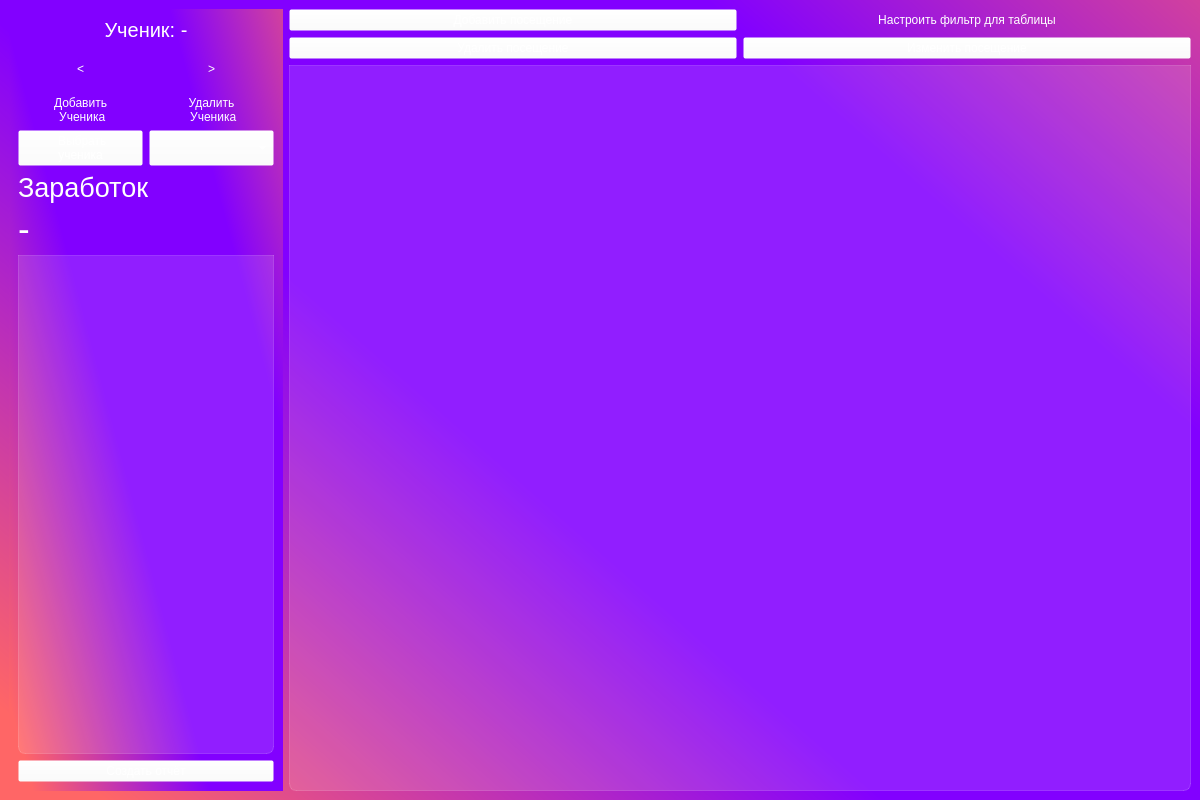
<?xml version="1.0" encoding="UTF-8"?>
<ui version="4.0">
 <class>MainWindow</class>
 <widget class="QMainWindow" name="MainWindow">
  <property name="geometry">
   <rect>
    <x>0</x>
    <y>0</y>
    <width>1200</width>
    <height>800</height>
   </rect>
  </property>
  <property name="sizePolicy">
   <sizepolicy hsizetype="Expanding" vsizetype="Expanding">
    <horstretch>0</horstretch>
    <verstretch>0</verstretch>
   </sizepolicy>
  </property>
  <property name="minimumSize">
   <size>
    <width>1200</width>
    <height>800</height>
   </size>
  </property>
  <property name="windowTitle">
   <string>StudentManager</string>
  </property>
  <property name="layoutDirection">
   <enum>Qt::LeftToRight</enum>
  </property>
  <widget class="QWidget" name="centralwidget">
   <property name="styleSheet">
    <string notr="true">QWidget {
	color: white;
	background-color: qlineargradient(spread:reflect, x1:0.647, y1:0.483864, x2:0, y2:0.972, stop:0.298507 rgba(130, 0, 255, 255), stop:0.935323 rgba(255, 102, 102, 255));
	font: 75 12pt &quot;Rubik&quot;;
}

QPushButton {
	background-color: rgba(255, 255, 255, 0);
}

QLabel {
	background-color: rgba(255, 255, 255, 0);	
}

QComboBox {
	background-color: rgba(255, 255, 255, 0);
}

QPushButton:pressed {	
	color: black;
	background-color: #666;
}

QPushButton:hover {
	background-color: #aaa;
}

QTableView {
	background-color: rgba(255, 255, 255, 30); 
	border: 1px solid rgba(255,255,255,40);
	border-bottom-right-radius: 7px; 
	border-bottom-left-radius: 7px; 
	color: white;
}

QHeaderView::section {
	background-color: rgb(53, 53, 53);
	color: white;
	height: 50px;
	font-size: 16pt;
}

QTableView::item {
    border-style: none;
    border-bottom: 1px solid rgba(255,255,255,50);
    padding-left: auto;
    padding-right: auto;
}

QTableView::item:selected{
	border: none;
	color: rgb(255, 255, 255);
    background-color: rgba(255, 255, 255, 50);
}</string>
   </property>
   <layout class="QHBoxLayout" name="horizontalLayout_4">
    <item>
     <layout class="QVBoxLayout" name="verticalLayout_3">
      <item>
       <layout class="QHBoxLayout" name="horizontalLayout">
        <item>
         <widget class="QWidget" name="balance_widget" native="true">
          <layout class="QVBoxLayout" name="verticalLayout">
           <item>
            <widget class="QLabel" name="balance_info_lbl">
             <property name="styleSheet">
              <string notr="true">font-size: 15pt;
background-color: rgba(255, 255, 255, 0);</string>
             </property>
             <property name="text">
              <string>Ученик: -</string>
             </property>
             <property name="alignment">
              <set>Qt::AlignCenter</set>
             </property>
             <property name="wordWrap">
              <bool>true</bool>
             </property>
            </widget>
           </item>
           <item>
            <layout class="QGridLayout" name="gridLayout">
             <item row="0" column="0">
              <widget class="QPushButton" name="prev_btn">
               <property name="styleSheet">
                <string notr="true">border: none;</string>
               </property>
               <property name="text">
                <string>
&lt;
</string>
               </property>
              </widget>
             </item>
             <item row="2" column="0">
              <widget class="QPushButton" name="add_account_btn">
               <property name="styleSheet">
                <string notr="true">border: none;</string>
               </property>
               <property name="text">
                <string>Добавить 
 Ученика</string>
               </property>
              </widget>
             </item>
             <item row="0" column="1">
              <widget class="QPushButton" name="next_btn">
               <property name="sizePolicy">
                <sizepolicy hsizetype="Minimum" vsizetype="Minimum">
                 <horstretch>0</horstretch>
                 <verstretch>0</verstretch>
                </sizepolicy>
               </property>
               <property name="styleSheet">
                <string notr="true">border: none;</string>
               </property>
               <property name="text">
                <string>
&gt;
</string>
               </property>
              </widget>
             </item>
             <item row="2" column="1">
              <widget class="QPushButton" name="del_account_btn">
               <property name="styleSheet">
                <string notr="true">border: none;</string>
               </property>
               <property name="text">
                <string>Удалить 
 Ученика</string>
               </property>
              </widget>
             </item>
             <item row="3" column="1">
              <widget class="QComboBox" name="student_box">
               <property name="sizePolicy">
                <sizepolicy hsizetype="Ignored" vsizetype="Minimum">
                 <horstretch>0</horstretch>
                 <verstretch>0</verstretch>
                </sizepolicy>
               </property>
              </widget>
             </item>
             <item row="3" column="0">
              <widget class="QPushButton" name="fast_choose_btn">
               <property name="text">
                <string> Выбрать 
 ученика </string>
               </property>
              </widget>
             </item>
            </layout>
           </item>
           <item>
            <widget class="QLabel" name="lbl_1">
             <property name="styleSheet">
              <string notr="true">font-size: 20pt;
background-color: rgba(255, 255, 255, 0);</string>
             </property>
             <property name="text">
              <string>Заработок</string>
             </property>
            </widget>
           </item>
           <item>
            <widget class="QLabel" name="balance_lbl">
             <property name="styleSheet">
              <string notr="true">font-size: 26pt;
background-color: rgba(255, 255, 255, 0);</string>
             </property>
             <property name="text">
              <string>-</string>
             </property>
            </widget>
           </item>
           <item>
            <widget class="QTableView" name="results_table">
             <property name="sizePolicy">
              <sizepolicy hsizetype="Minimum" vsizetype="Expanding">
               <horstretch>0</horstretch>
               <verstretch>0</verstretch>
              </sizepolicy>
             </property>
             <property name="styleSheet">
              <string notr="true"/>
             </property>
            </widget>
           </item>
           <item>
            <widget class="QPushButton" name="create_results">
             <property name="text">
              <string>Создать отчёт</string>
             </property>
            </widget>
           </item>
          </layout>
         </widget>
        </item>
       </layout>
      </item>
     </layout>
    </item>
    <item>
     <layout class="QVBoxLayout" name="verticalLayout_4">
      <item>
       <layout class="QGridLayout" name="gridLayout_2">
        <item row="0" column="1">
         <widget class="QPushButton" name="filter_settings_btn">
          <property name="sizePolicy">
           <sizepolicy hsizetype="Minimum" vsizetype="Minimum">
            <horstretch>0</horstretch>
            <verstretch>0</verstretch>
           </sizepolicy>
          </property>
          <property name="styleSheet">
           <string notr="true">border: none;</string>
          </property>
          <property name="text">
           <string>Настроить фильтр для таблицы</string>
          </property>
         </widget>
        </item>
        <item row="0" column="0">
         <widget class="QPushButton" name="add_trans_btn">
          <property name="sizePolicy">
           <sizepolicy hsizetype="Minimum" vsizetype="Minimum">
            <horstretch>0</horstretch>
            <verstretch>0</verstretch>
           </sizepolicy>
          </property>
          <property name="text">
           <string>Добавить посещение</string>
          </property>
         </widget>
        </item>
        <item row="1" column="0">
         <widget class="QPushButton" name="del_trans_btn">
          <property name="sizePolicy">
           <sizepolicy hsizetype="Minimum" vsizetype="Minimum">
            <horstretch>0</horstretch>
            <verstretch>0</verstretch>
           </sizepolicy>
          </property>
          <property name="text">
           <string>Удалить посещение</string>
          </property>
         </widget>
        </item>
        <item row="1" column="1">
         <widget class="QPushButton" name="change_trans_btn">
          <property name="sizePolicy">
           <sizepolicy hsizetype="Minimum" vsizetype="Minimum">
            <horstretch>0</horstretch>
            <verstretch>0</verstretch>
           </sizepolicy>
          </property>
          <property name="text">
           <string>Изменить посещение</string>
          </property>
         </widget>
        </item>
       </layout>
      </item>
      <item>
       <widget class="QTableView" name="balance_manager_table">
        <property name="gridStyle">
         <enum>Qt::DashLine</enum>
        </property>
       </widget>
      </item>
     </layout>
    </item>
   </layout>
  </widget>
 </widget>
 <resources/>
 <connections/>
</ui>
